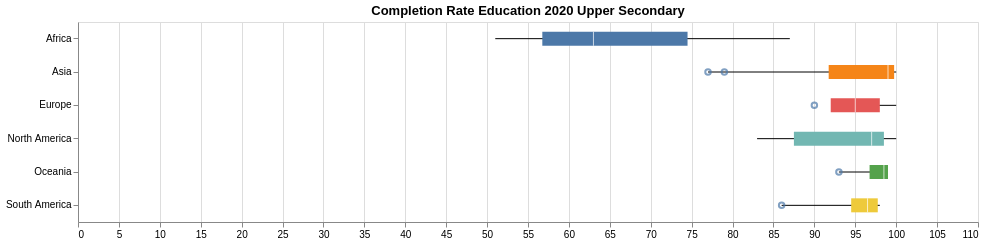

Here is the Vega-Lite specification saved for this chart:
### Vega-Lite specification from a JSON file in a GitHub repository (floating-point values rounded to 4 significant figures)
{"$schema": "https://vega.github.io/schema/vega-lite/v5.json", "title": "Completion Rate Education 2020 Upper Secondary", "width": 900, "height": 200, "data": {"values": [{"Species": "Africa", "lower": 51, "q1": 56.75, "median": 63, "q3": 74.5, "upper": 87, "outliers": []}, {"Species": "Asia", "lower": 77, "q1": 91.75, "median": 99, "q3": 99.75, "upper": 100, "outliers": [77, 79]}, {"Species": "Europe", "lower": 93, "q1": 92, "median": 95, "q3": 98, "upper": 100, "outliers": [90]}, {"Species": "North America", "lower": 83, "q1": 87.5, "median": 97, "q3": 98.5, "upper": 100, "outliers": []}, {"Species": "Oceania", "lower": 93, "q1": 96.75, "median": 98.5, "q3": 99, "upper": 99, "outliers": [93]}, {"Species": "South America", "lower": 86, "q1": 94.5, "median": 96.5, "q3": 97.75, "upper": 98, "outliers": [86]}]}, "encoding": {"y": {"field": "Species", "type": "nominal", "title": null}}, "layer": [{"mark": {"type": "rule"}, "encoding": {"x": {"field": "lower", "type": "quantitative", "scale": {"domain": [0, 110]}, "title": null}, "x2": {"field": "upper"}}}, {"mark": {"type": "bar", "size": 14}, "encoding": {"x": {"field": "q1", "type": "quantitative"}, "x2": {"field": "q3"}, "color": {"field": "Species", "type": "nominal", "legend": null}}}, {"mark": {"type": "tick", "color": "white", "size": 14}, "encoding": {"x": {"field": "median", "type": "quantitative"}}}, {"transform": [{"flatten": ["outliers"]}], "mark": {"type": "point", "style": "boxplot-outliers"}, "encoding": {"x": {"field": "outliers", "type": "quantitative"}}}]}
